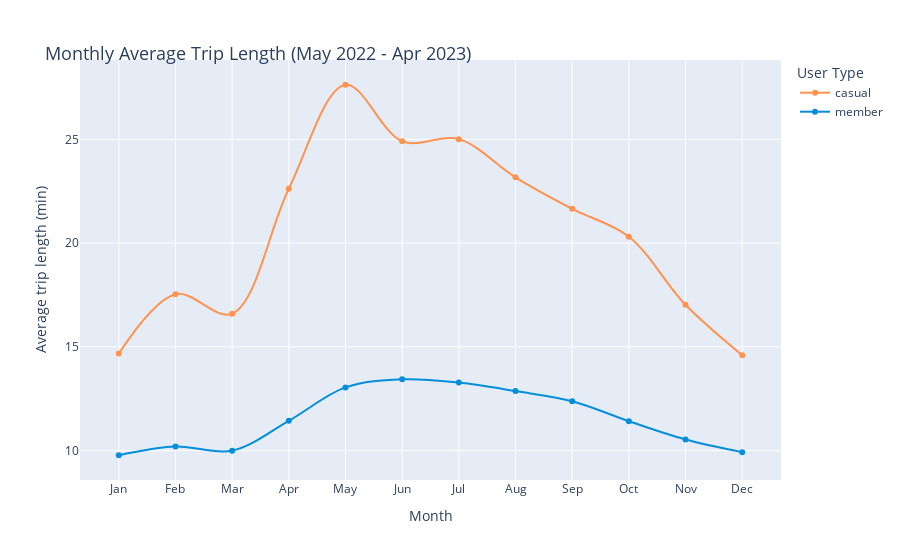

The notebook cell saved with this chart:
### Code cell
fig_7 = px.line(df_pv12, 
                 x='month', 
                 y='avg_trip_min', 
                 color='member_casual', 
                 markers=True,
                 line_shape='spline',
                 labels={'avg_trip_min': 'Average trip length (min)', 'month': 'Month', 'member_casual': 'User Type'},
                 hover_name='member_casual',
                 hover_data = {'member_casual': False, 'month': True, 'avg_trip_min': True},
                 color_discrete_map = {'casual': '#FF934F', 'member': '#058ED9'}
                )
fig_7.update_layout(
    title=dict(text="Monthly Average Trip Length (May 2022 - Apr 2023)",font=dict(size=18), automargin=True, yref='paper')
)

### Figure 1 — Plotly figure (JSON) as saved in the notebook; plotly's stock layout.template omitted (floating-point values rounded to 4 significant figures)
{"data": [{"customdata": [["casual"], ["casual"], ["casual"], ["casual"], ["casual"], ["casual"], ["casual"], ["casual"], ["casual"], ["casual"], ["casual"], ["casual"]], "hovertemplate": "<b>%{hovertext}</b><br><br>Month=%{x}<br>Average trip length (min)=%{y}<extra></extra>", "hovertext": ["casual", "casual", "casual", "casual", "casual", "casual", "casual", "casual", "casual", "casual", "casual", "casual"], "legendgroup": "casual", "line": {"color": "#FF934F", "dash": "solid", "shape": "spline"}, "marker": {"symbol": "circle"}, "mode": "markers+lines", "name": "casual", "orientation": "v", "showlegend": true, "x": ["Jan", "Feb", "Mar", "Apr", "May", "Jun", "Jul", "Aug", "Sep", "Oct", "Nov", "Dec"], "xaxis": "x", "y": [14.68, 17.54, 16.6, 22.62, 27.63, 24.91, 25.01, 23.17, 21.65, 20.31, 17.03, 14.6], "yaxis": "y", "type": "scatter"}, {"customdata": [["member"], ["member"], ["member"], ["member"], ["member"], ["member"], ["member"], ["member"], ["member"], ["member"], ["member"], ["member"]], "hovertemplate": "<b>%{hovertext}</b><br><br>Month=%{x}<br>Average trip length (min)=%{y}<extra></extra>", "hovertext": ["member", "member", "member", "member", "member", "member", "member", "member", "member", "member", "member", "member"], "legendgroup": "member", "line": {"color": "#058ED9", "dash": "solid", "shape": "spline"}, "marker": {"symbol": "circle"}, "mode": "markers+lines", "name": "member", "orientation": "v", "showlegend": true, "x": ["Jan", "Feb", "Mar", "Apr", "May", "Jun", "Jul", "Aug", "Sep", "Oct", "Nov", "Dec"], "xaxis": "x", "y": [9.78, 10.2, 10, 11.44, 13.05, 13.44, 13.28, 12.87, 12.38, 11.42, 10.54, 9.93], "yaxis": "y", "type": "scatter"}], "layout": {"xaxis": {"anchor": "y", "domain": [0, 1], "title": {"text": "Month"}, "type": "category", "range": [-0.6833, 11.68], "autorange": true}, "yaxis": {"anchor": "x", "domain": [0, 1], "title": {"text": "Average trip length (min)"}, "type": "linear", "range": [8.514, 28.9], "autorange": true}, "legend": {"title": {"text": "User Type"}, "tracegroupgap": 0}, "margin": {"t": 60}, "title": {"font": {"size": 18}, "text": "Monthly Average Trip Length (May 2022 - Apr 2023)", "automargin": true, "yref": "paper"}, "autosize": true}}
